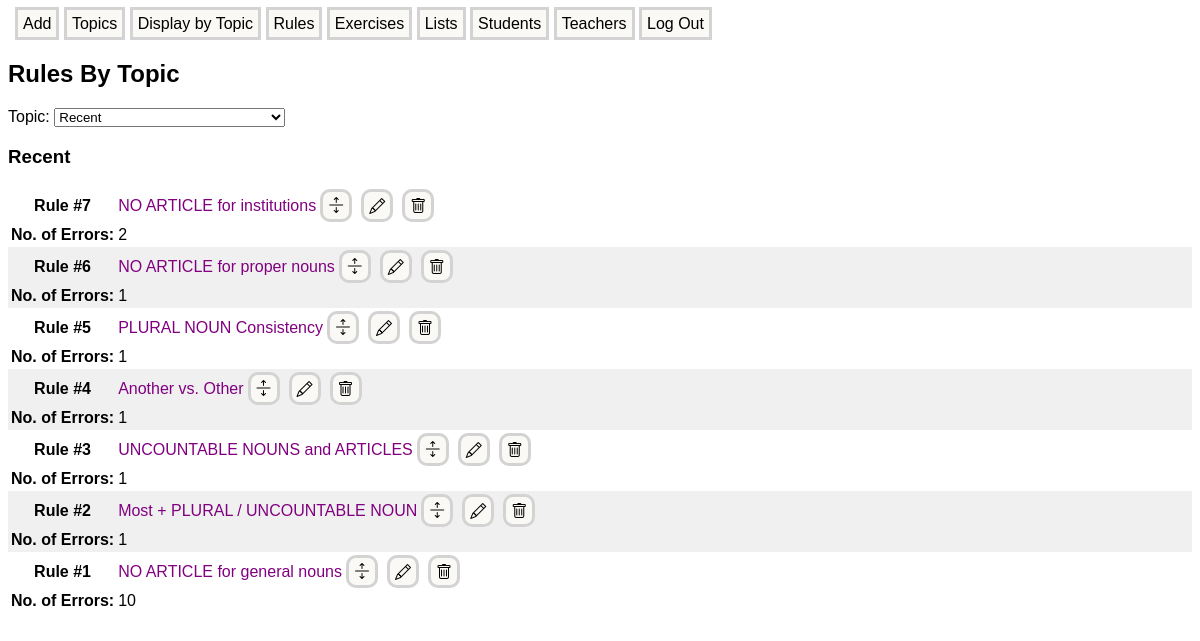
Before: /rules with the older database file.
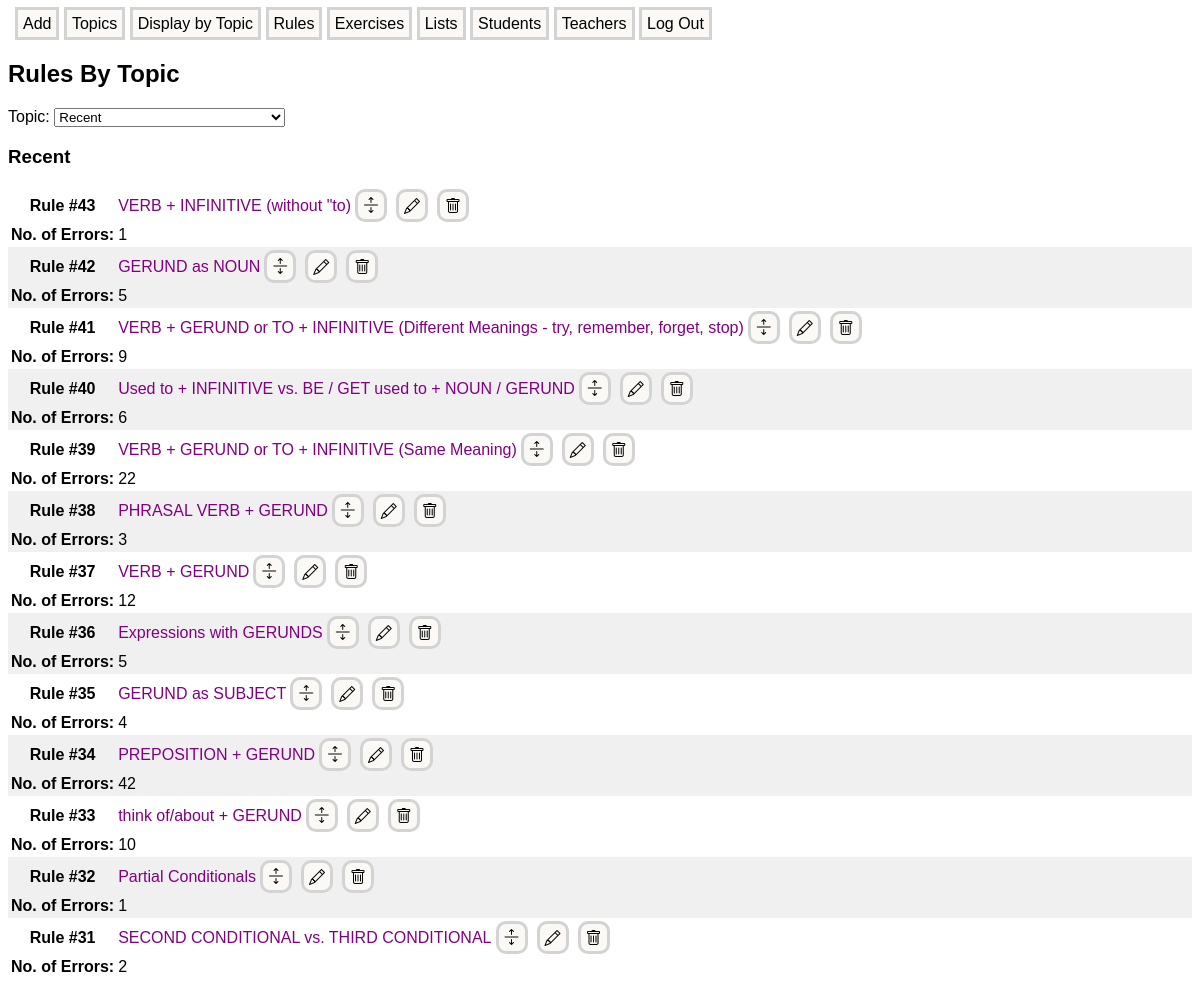
After: the same page with the newer database file.
### models.py (models this page shows)
class Rule(db.Model):
    id = db.Column(db.Integer, primary_key = True)
    rule_name = db.Column(db.String(200), index = True, unique = True, nullable = False)
    rule_text = db.Column(db.Text, index = False, unique = True)
    examples = db.relationship('Example', backref = 'rule', lazy = 'joined', cascade = 'all, delete-orphan')
    rule_topics = db.relationship('RuleTopic', backref = 'rule', lazy = 'joined', cascade = 'all, delete-orphan')
    rule_errors = db.relationship('ErrorRule', backref = 'rule', lazy = 'joined', cascade = 'all, delete-orphan')
    entered = db.Column(db.DateTime, default = datetime.now(timezone.utc))
    last_edited = db.Column(db.DateTime, default = datetime.now(timezone.utc))
    comments = db.relationship('Comment', backref = 'rule', lazy = 'joined', cascade = 'all, delete-orphan')

### app.py (the view)
@app.route('/rules', methods=['GET', 'POST'])
def rules():
    all_topics = Topic.query.order_by(Topic.topic_name).all()
    topic_select_options = [('', 'Recent')] + [(topic.id, topic.topic_name) for topic in all_topics]
    select_topic_form = SelectTopicForm()
    select_topic_form.selected_topic.choices = topic_select_options
    topic = None
    rules = db.session.query(Rule).outerjoin(RuleTopic).order_by(desc(Rule.id)).limit(20).all()
    if request.method == 'POST' and select_topic_form.validate_on_submit():
        topic_id = select_topic_form.selected_topic.data
        topic = Topic.query.get(topic_id)
        if topic:
            rules = db.session.query(Rule).outerjoin(RuleTopic).filter(RuleTopic.topic_id==topic.id).order_by(desc(Rule.id)).all()
    return render_template('rules.html', rules=rules, topic=topic, select_topic_form=select_topic_form)

### forms.py
class SelectTopicForm(FlaskForm):
    selected_topic = SelectField('Topic:', choices = [])
    submit = SubmitField('Submit')

### templates/rules.html (shortened to what this page needs)
{% extends "base.html" %}
{% block content %}
<h2>Rules By Topic</h2>
<form method="POST" action="{{ url_for('rules') }}" id="selectTopicForm">
    {{ select_topic_form.selected_topic.label }}
    {{ select_topic_form.selected_topic(onchange="submitForm()") }}
</form>
{% if topic.topic_name %}
    <h3>{{ topic.topic_name }}</h3>
    {% else %}
    <h3>Recent</h3>
{% endif %}
{% for rule in rules %}
<div class="entry-container">
    <table>
        <tr>
            <th>Rule #{{ rule.id }}</th>
            <td class="rule-name">
                <a class="rule-link" href="{{ url_for('rule', rule_id=rule.id) }}" target="_blank">
                    {{ rule.rule_name }}
                </a>
            </td>
            <td>
                <button class="manage-link expand-icon" onclick="showForm('{{ rule.id }}')" title="Expand"></button>
            </td>
            <td>
                <a class="manage-link edit-icon" href="{{ url_for('edit_rule', rule_id=rule.id) }}" target="_blank" title="Edit"></a>
            </td>
            <td>
                <a class="manage-link trash-icon" href="{{ url_for('delete_rule', rule_id=rule.id) }}"
                        onclick="return confirmRuleDelete();" title="Delete"></a>
            </td>
        </tr>
        <tr>
            <th>No. of Errors:</th>
            <td>{{ rule.rule_errors | length }}</td>
    </table>
</div>
{% endfor %}
{% endblock %}

Changed rows visible on the page:
no longer on this page (row edited): Rule: id "7", rule_name "NO ARTICLE for institutions", rule_errors|length "2"
no longer on this page (row edited): Rule: id "6", rule_name "NO ARTICLE for proper nouns", rule_errors|length "1"
no longer on this page (row edited): Rule: id "5", rule_name "PLURAL NOUN Consistency", rule_errors|length "1"
no longer on this page (row edited): Rule: id "4", rule_name "Another vs. Other", rule_errors|length "1"
no longer on this page (row edited): Rule: id "3", rule_name "UNCOUNTABLE NOUNS and ARTICLES", rule_errors|length "1"
no longer on this page (row edited): Rule: id "2", rule_name "Most + PLURAL / UNCOUNTABLE NOUN", rule_errors|length "1"
no longer on this page (row edited): Rule: id "1", rule_name "NO ARTICLE for general nouns", rule_errors|length "10"
added Rule: id "43", rule_name "VERB + INFINITIVE (without \"to)", rule_errors|length "1"
added Rule: id "42", rule_name "GERUND as NOUN", rule_errors|length "5"
added Rule: id "41", rule_name "VERB + GERUND or TO + INFINITIVE (Different Meanings - try, remember, forget, stop)", rule_errors|length "9"
added Rule: id "40", rule_name "Used to + INFINITIVE vs. BE / GET used to + NOUN / GERUND", rule_errors|length "6"
added Rule: id "39", rule_name "VERB + GERUND or TO + INFINITIVE (Same Meaning)", rule_errors|length "22"
added Rule: id "38", rule_name "PHRASAL VERB + GERUND", rule_errors|length "3"
added Rule: id "37", rule_name "VERB + GERUND", rule_errors|length "12"
added Rule: id "36", rule_name "Expressions with GERUNDS", rule_errors|length "5"
added Rule: id "35", rule_name "GERUND as SUBJECT", rule_errors|length "4"
added Rule: id "34", rule_name "PREPOSITION + GERUND", rule_errors|length "42"
added Rule: id "33", rule_name "think of/about + GERUND", rule_errors|length "10"
added Rule: id "32", rule_name "Partial Conditionals", rule_errors|length "1"
added Rule: id "31", rule_name "SECOND CONDITIONAL vs. THIRD CONDITIONAL", rule_errors|length "2"
